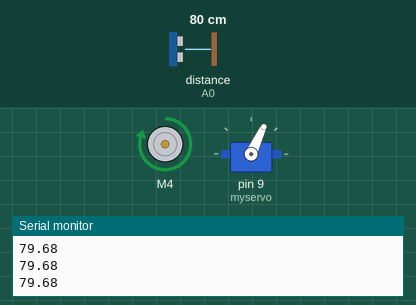
Simulated run of this sketch. Board: Arduino Uno, built with avr-gcc and run on an emulated ATmega328P. On the bench: DC motor (green arrow = forward, orange = backward, longer = faster), servo, the last lines printed to the serial monitor. Wiring (inferred from the names in the program): ultrasonic range finder: trigger A1; echo A0. The test bench sets the inputs (shaded band); at power-on: distance to the obstacle (sensor on A0) 80 cm. The echo pulse lasts 58.3 µs per cm.

Above: at 1.2 s.
1.3 s: distance to the obstacle (sensor on A0) set to 34 cm
2.8 s: distance to the obstacle (sensor on A0) set to 28 cm
At 4.0 s:
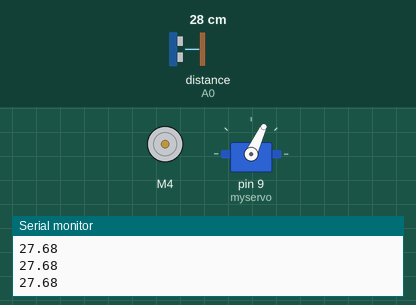
4.3 s: distance to the obstacle (sensor on A0) set to 12 cm
5.8 s: distance to the obstacle (sensor on A0) set to 9 cm
At 6.3 s:
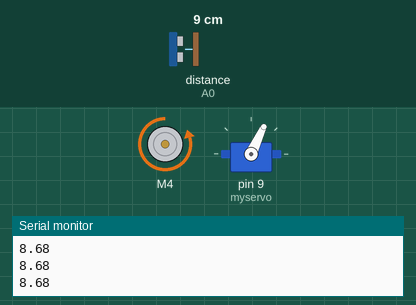
7.3 s: distance to the obstacle (sensor on A0) set to 18 cm
At 8.5 s:
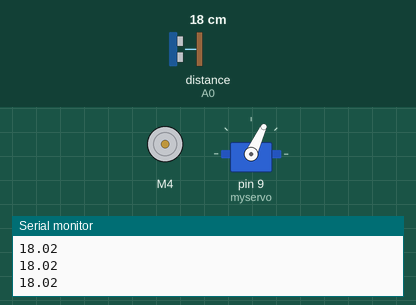
8.8 s: distance to the obstacle (sensor on A0) set to 2 cm
At 9.7 s:
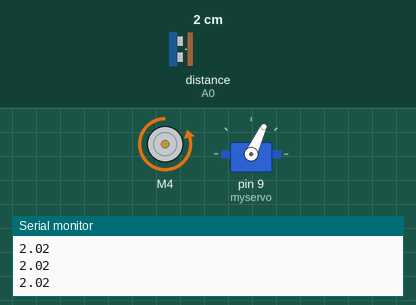
Timing chart, 0 to 11.3 s (numbered marks = the images above; inputs shaded):
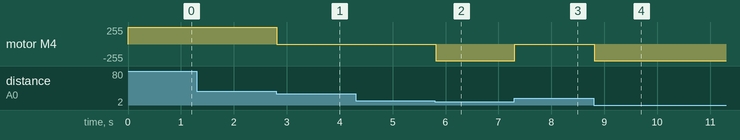

The sketch:

code.ino
```cpp
#include <AFMotor.h>
#include <Servo.h>
AF_DCMotor motor(4);
Servo myservo;
int pos = 0;
const int trigPin = A1;
const int echoPin = A0;
int dir=0;
unsigned long start;
int timpManevra;
bool manevra=false;
void setup()
{
	//Set initial speed of the motor & stop
  Serial.begin(9600);
  pinMode(trigPin, OUTPUT);
  pinMode(echoPin, INPUT);
	motor.setSpeed(250);
	motor.run(RELEASE);
  myservo.attach(9);
  myservo.write(65);
  //  myservo.write(55); stanga
  // myservo.write(75);
}

void startManevra(int time){
  manevra=true;
  timpManevra=time;
  start=millis();
}

void verificareManevra(){
  int a=millis()-start;
  if(a>timpManevra){
    manevra=false;
  }
}


void loop()
{
  float distance=getDist(echoPin);
  Serial.println(distance);
  if(distance>30){
    motor.run(FORWARD);
  }else if(distance<10){
     motor.run(BACKWARD);
  }else{
    motor.run(RELEASE);
  }

}


float getDist(int echoPn){
  digitalWrite(trigPin, LOW);
  delayMicroseconds(2);
  digitalWrite(trigPin, HIGH);
  delayMicroseconds(10);
  digitalWrite(trigPin, LOW);

  float duration = pulseIn(echoPn, HIGH);
  float distance = (duration*.0343)/2;
  return distance;
}
```

Measured:
- the behaviour switches between 31 and 30 cm on distance to the obstacle (sensor on A0) (found by bisection; images 0 and 1)
- the behaviour switches between 11 and 10 cm on distance to the obstacle (sensor on A0) (found by bisection; images 1 and 2)
- after the input at 2.8 s, motor M4: forward 250/255 → stopped at once
- after the input at 5.8 s, motor M4: stopped → backward 250/255 at once
- after the input at 7.3 s, motor M4: backward 250/255 → stopped at once
- after the input at 8.8 s, motor M4: stopped → backward 250/255 at once
